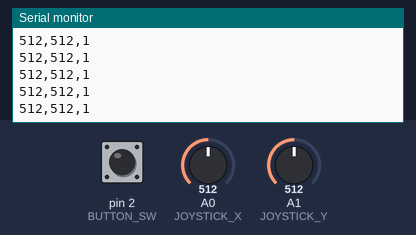
A sketch run on a simulated Arduino Uno, built with avr-gcc and run on an emulated ATmega328P. Shown: the last lines printed to the serial monitor. Inputs (shaded band) come from the test bench; at power-on: A0 (JOYSTICK_X) = 512, A1 (JOYSTICK_Y) = 512, pin 2 (BUTTON_SW) HIGH.

Above: at 1.2 s.
1.3 s: A0 (JOYSTICK_X) set to 1023
At 1.33 s:
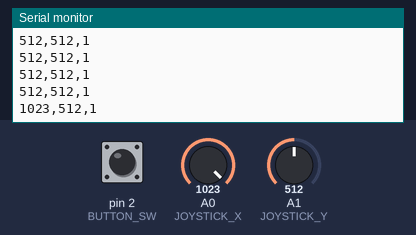
4.3 s: A1 (JOYSTICK_Y) set to 1023
At 4.32 s:
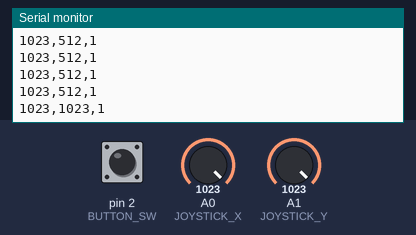
7.3 s: pin 2 (BUTTON_SW) pulled LOW for 0.15 s
At 7.36 s:
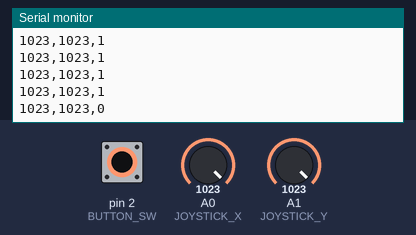
8.9 s: A0 (JOYSTICK_X) set to 0
At 8.94 s:
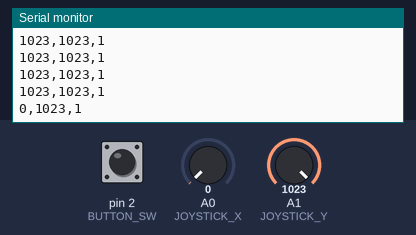
11.9 s: pin 2 (BUTTON_SW) pulled LOW for 1 s
At 11.92 s:
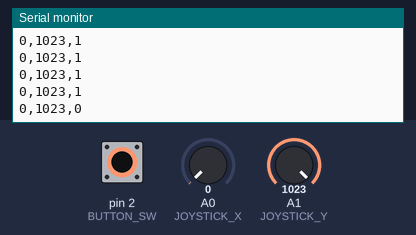
14.4 s: A1 (JOYSTICK_Y) set to 900
At 14.4 s:
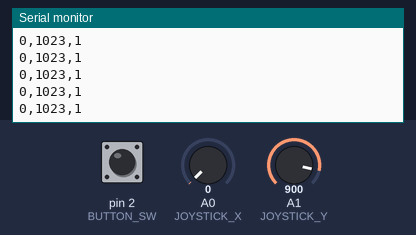
Timing chart, 0 to 16.9 s (numbered marks = the images above; inputs shaded):
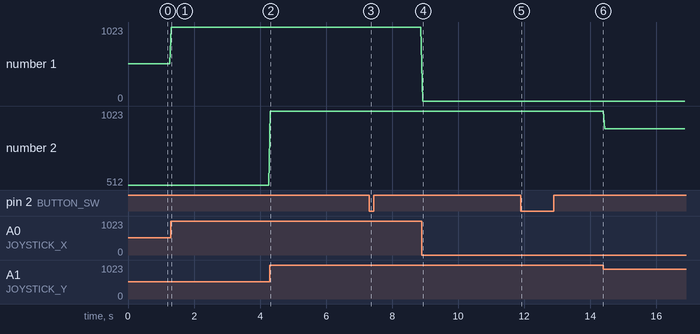

Measured:
- after the input at 1.3 s, the serial monitor: prints a new line at once (image 1)
- after the input at 4.3 s, the serial monitor: prints a new line at once (image 2)
- after the input at 7.3 s, the serial monitor: prints a new line after 0.05 s (image 3)
- after the input at 8.9 s, the serial monitor: prints a new line at once (image 4)
- after the input at 11.9 s, the serial monitor: prints a new line at once (image 5)
- plotted number 1: 512 → 1023 after the input at 1.3 s
- plotted number 2: 1023 → 900 after the input at 14.4 s

The sketch:

joystick.ino
```cpp
#define JOYSTICK_X A0
#define JOYSTICK_Y A1
#define BUTTON_SW 2

void setup() {
    Serial.begin(9600);
    pinMode(BUTTON_SW, INPUT_PULLUP);
}

void loop() {
    int xValue = analogRead(JOYSTICK_X);
    int yValue = analogRead(JOYSTICK_Y);
    int button = digitalRead(BUTTON_SW);

    Serial.print(xValue);
    Serial.print(",");
    Serial.print(yValue);
    Serial.print(",");
    Serial.println(button);

    delay(50);
}
```
